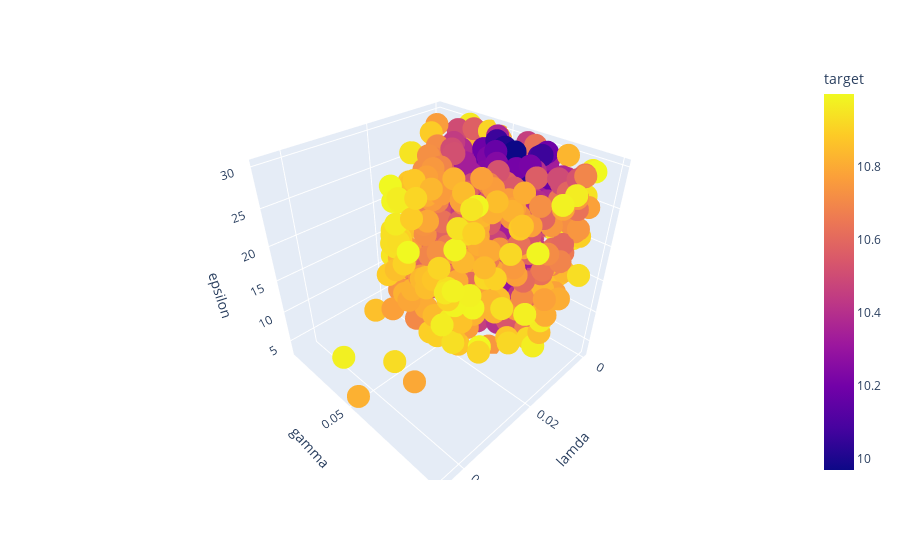

Here is the notebook cell this chart was saved with:
### Code cell
px.scatter_3d(df2, x = "lamda", y = "gamma", z = "epsilon", color = "target", hover_data = ["C"])

### Figure 1 — Plotly figure (JSON) as saved in the notebook; plotly's stock layout.template omitted (floating-point values rounded to 4 significant figures; data arrays with more than 128 entries replaced by an {"elided": "..."} marker saying what was removed)
{"data": [{"customdata": {"elided": "673x1 float values"}, "hovertemplate": "lamda=%{x}<br>gamma=%{y}<br>epsilon=%{z}<br>C=%{customdata[0]}<br>target=%{marker.color}<extra></extra>", "legendgroup": "", "marker": {"color": {"elided": "673 float values"}, "coloraxis": "coloraxis", "symbol": "circle"}, "mode": "markers", "name": "", "scene": "scene", "showlegend": false, "type": "scatter3d", "x": {"elided": "673 float values"}, "y": {"elided": "673 float values"}, "z": {"elided": "673 float values"}}], "layout": {"coloraxis": {"colorbar": {"title": {"text": "target"}}, "colorscale": [[0, "#0d0887"], [0.1111, "#46039f"], [0.2222, "#7201a8"], [0.3333, "#9c179e"], [0.4444, "#bd3786"], [0.5556, "#d8576b"], [0.6667, "#ed7953"], [0.7778, "#fb9f3a"], [0.8889, "#fdca26"], [1, "#f0f921"]]}, "legend": {"tracegroupgap": 0}, "margin": {"t": 60}, "scene": {"domain": {"x": [0, 1], "y": [0, 1]}, "xaxis": {"title": {"text": "lamda"}}, "yaxis": {"title": {"text": "gamma"}}, "zaxis": {"title": {"text": "epsilon"}}}}}
